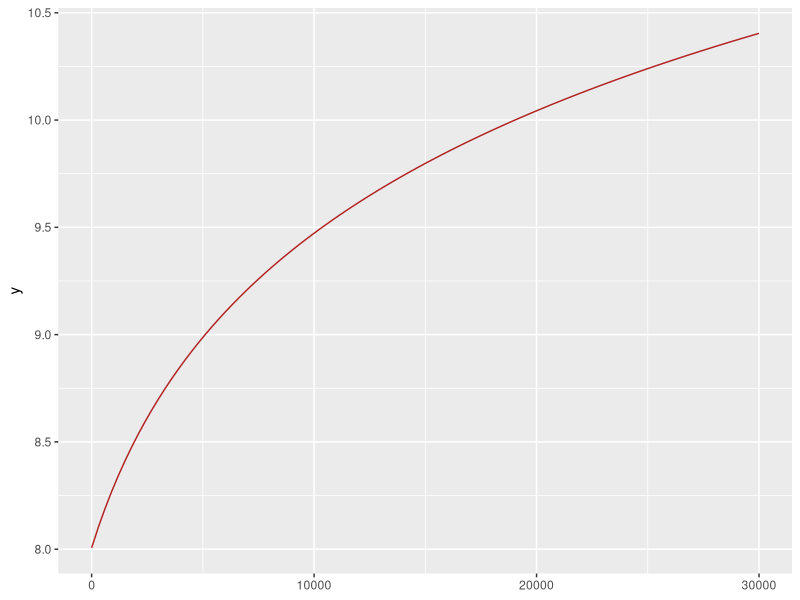
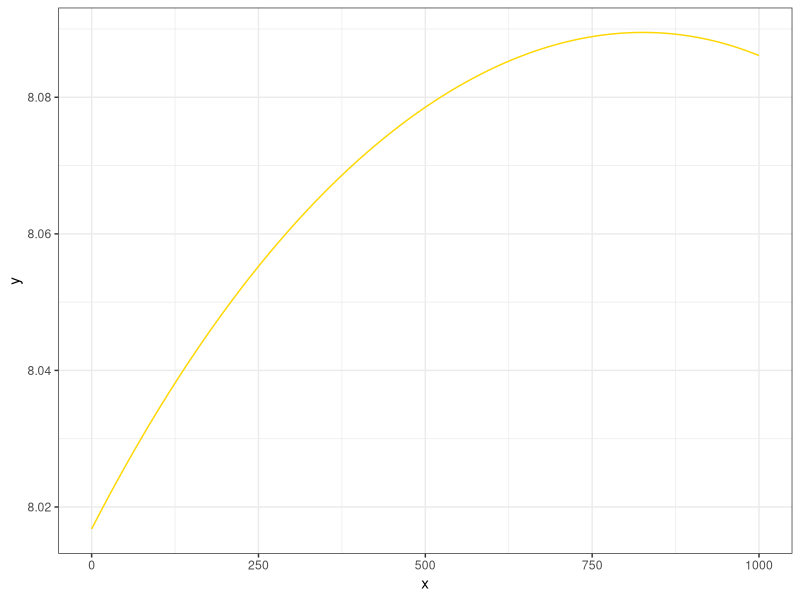
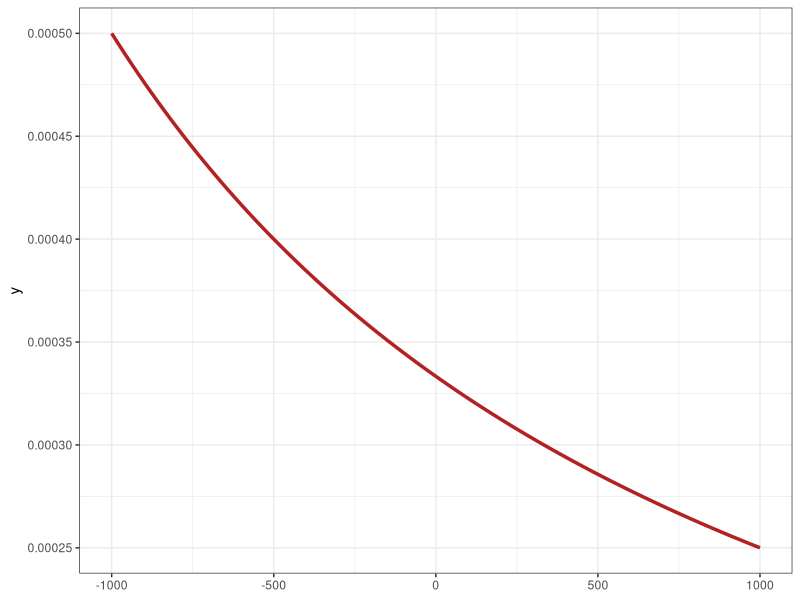

The R source for these figures, in order:
## ---- chunk 1
knitr::opts_chunk$set(echo = TRUE)
library(knitr)
library(tidyverse)
library(pracma) 
## ---- chunk 2
u <- function(x){log(x+3000)}


ggplot()+
  geom_function(fun = u, xlim=c(0,30000), color= "firebrick")

theme_bw()

## ---- chunk 3
m <- 500

probabilidades <- c(0.42, 0.28, 0.18, 0.12)

x <- c(1000, 2*m-1000, 1000-2*m, -1000)

## ---- chunk 4
sum(probabilidades)

## ---- chunk 5

Vm <- sum(x*probabilidades)
Vm

## ---- chunk 6
Ue <- sum(u(x)*probabilidades)
Ue

FUe <- function(m){
  x <- c(1000, 2*m-1000, 1000-2*m, -1000)
  sum(u(x)*probabilidades)
}

## ---- chunk 7

x <- seq(0, 1000, by=1)
y <- unlist(lapply(x, FUe))

ggplot()+
  geom_line(aes(x,y), color="gold")+
  #geom_function(fun = FUe, xlim = c(0, 1000), color="dodgerblue4")+
  
theme_bw()
  
## ---- chunk 8
xc <- exp(Ue)-3000
xc
## ---- chunk 9
x <- function(m){c(1000, 2*m-1000, 1000-2*m, -1000)}
## ---- chunk 10
Ex <- function(m){sum(x(m)*probabilidades)}

Ex(m)
## ---- chunk 11
m0 <- (0.56*4000-0.36*2000)/(0.36*2+0.56*2)
m0
## ---- chunk 12
prima <- Ex(m0)-xc
prima
## ---- chunk 13
rx <- function(x){1/(x+3000)}

ggplot()+
  geom_function(fun=rx, xlim=c(-1000, 1000), color="firebrick", linewidth=1.2)+
  theme_bw()
